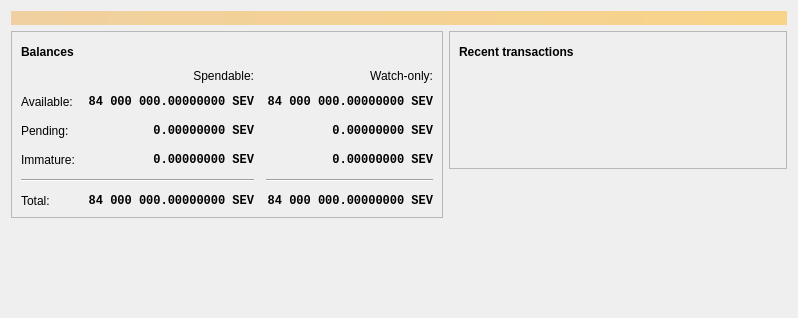
<?xml version="1.0" encoding="UTF-8"?>
<ui version="4.0">
 <class>OverviewPage</class>
 <widget class="QWidget" name="OverviewPage">
  <property name="geometry">
   <rect>
    <x>0</x>
    <y>0</y>
    <width>798</width>
    <height>318</height>
   </rect>
  </property>
  <property name="windowTitle">
   <string>Form</string>
  </property>
  <layout class="QVBoxLayout" name="topLayout">
   <item>
    <widget class="QLabel" name="labelAlerts">
     <property name="visible">
      <bool>false</bool>
     </property>
     <property name="styleSheet">
      <string notr="true">QLabel { background-color: qlineargradient(x1: 0, y1: 0, x2: 1, y2: 0, stop:0 #F0D0A0, stop:1 #F8D488); color:#000000; }</string>
     </property>
     <property name="wordWrap">
      <bool>true</bool>
     </property>
     <property name="margin">
      <number>3</number>
     </property>
     <property name="textInteractionFlags">
      <set>Qt::TextSelectableByMouse</set>
     </property>
    </widget>
   </item>
   <item>
    <layout class="QHBoxLayout" name="horizontalLayout" stretch="1,1">
     <item>
      <layout class="QVBoxLayout" name="verticalLayout_2">
       <item>
        <widget class="QFrame" name="frame">
         <property name="frameShape">
          <enum>QFrame::StyledPanel</enum>
         </property>
         <property name="frameShadow">
          <enum>QFrame::Raised</enum>
         </property>
         <layout class="QVBoxLayout" name="verticalLayout_4">
          <item>
           <layout class="QHBoxLayout" name="horizontalLayout_4">
            <item>
             <widget class="QLabel" name="label_5">
              <property name="font">
               <font>
                <weight>75</weight>
                <bold>true</bold>
               </font>
              </property>
              <property name="text">
               <string>Balances</string>
              </property>
             </widget>
            </item>
            <item>
             <widget class="QPushButton" name="labelWalletStatus">
              <property name="enabled">
               <bool>true</bool>
              </property>
              <property name="maximumSize">
               <size>
                <width>30</width>
                <height>16777215</height>
               </size>
              </property>
              <property name="toolTip">
               <string>The displayed information may be out of date. Your wallet automatically synchronizes with the Sevascan network after a connection is established, but this process has not completed yet.</string>
              </property>
              <property name="text">
               <string/>
              </property>
              <property name="icon">
               <iconset resource="../bitcoin.qrc">
                <normaloff>:/icons/warning</normaloff>
                <disabledoff>:/icons/warning</disabledoff>:/icons/warning</iconset>
              </property>
              <property name="iconSize">
               <size>
                <width>24</width>
                <height>24</height>
               </size>
              </property>
              <property name="flat">
               <bool>true</bool>
              </property>
             </widget>
            </item>
            <item>
             <spacer name="horizontalSpacer_3">
              <property name="orientation">
               <enum>Qt::Horizontal</enum>
              </property>
              <property name="sizeHint" stdset="0">
               <size>
                <width>40</width>
                <height>20</height>
               </size>
              </property>
             </spacer>
            </item>
           </layout>
          </item>
          <item>
           <layout class="QGridLayout" name="gridLayout">
            <property name="spacing">
             <number>12</number>
            </property>
            <item row="2" column="2">
             <widget class="QLabel" name="labelWatchPending">
              <property name="font">
               <font>
                <family>Monospace</family>
                <weight>75</weight>
                <bold>true</bold>
               </font>
              </property>
              <property name="cursor">
               <cursorShape>IBeamCursor</cursorShape>
              </property>
              <property name="toolTip">
               <string>Unconfirmed transactions to watch-only addresses</string>
              </property>
              <property name="text">
               <string notr="true">0.00000000 SEV</string>
              </property>
              <property name="alignment">
               <set>Qt::AlignRight|Qt::AlignTrailing|Qt::AlignVCenter</set>
              </property>
              <property name="textInteractionFlags">
               <set>Qt::LinksAccessibleByMouse|Qt::TextSelectableByKeyboard|Qt::TextSelectableByMouse</set>
              </property>
             </widget>
            </item>
            <item row="2" column="1">
             <widget class="QLabel" name="labelUnconfirmed">
              <property name="font">
               <font>
                <family>Monospace</family>
                <weight>75</weight>
                <bold>true</bold>
               </font>
              </property>
              <property name="cursor">
               <cursorShape>IBeamCursor</cursorShape>
              </property>
              <property name="toolTip">
               <string>Total of transactions that have yet to be confirmed, and do not yet count toward the spendable balance</string>
              </property>
              <property name="text">
               <string notr="true">0.00000000 SEV</string>
              </property>
              <property name="alignment">
               <set>Qt::AlignRight|Qt::AlignTrailing|Qt::AlignVCenter</set>
              </property>
              <property name="textInteractionFlags">
               <set>Qt::LinksAccessibleByMouse|Qt::TextSelectableByKeyboard|Qt::TextSelectableByMouse</set>
              </property>
             </widget>
            </item>
            <item row="3" column="2">
             <widget class="QLabel" name="labelWatchImmature">
              <property name="font">
               <font>
                <family>Monospace</family>
                <weight>75</weight>
                <bold>true</bold>
               </font>
              </property>
              <property name="cursor">
               <cursorShape>IBeamCursor</cursorShape>
              </property>
              <property name="toolTip">
               <string>Mined balance in watch-only addresses that has not yet matured</string>
              </property>
              <property name="text">
               <string notr="true">0.00000000 SEV</string>
              </property>
              <property name="alignment">
               <set>Qt::AlignRight|Qt::AlignTrailing|Qt::AlignVCenter</set>
              </property>
              <property name="textInteractionFlags">
               <set>Qt::LinksAccessibleByMouse|Qt::TextSelectableByKeyboard|Qt::TextSelectableByMouse</set>
              </property>
             </widget>
            </item>
            <item row="4" column="0" colspan="2">
             <widget class="Line" name="line">
              <property name="orientation">
               <enum>Qt::Horizontal</enum>
              </property>
             </widget>
            </item>
            <item row="4" column="2">
             <widget class="Line" name="lineWatchBalance">
              <property name="sizePolicy">
               <sizepolicy hsizetype="Preferred" vsizetype="Fixed">
                <horstretch>0</horstretch>
                <verstretch>0</verstretch>
               </sizepolicy>
              </property>
              <property name="minimumSize">
               <size>
                <width>140</width>
                <height>0</height>
               </size>
              </property>
              <property name="orientation">
               <enum>Qt::Horizontal</enum>
              </property>
             </widget>
            </item>
            <item row="5" column="0">
             <widget class="QLabel" name="labelTotalText">
              <property name="text">
               <string>Total:</string>
              </property>
             </widget>
            </item>
            <item row="3" column="1">
             <widget class="QLabel" name="labelImmature">
              <property name="font">
               <font>
                <family>Monospace</family>
                <weight>75</weight>
                <bold>true</bold>
               </font>
              </property>
              <property name="cursor">
               <cursorShape>IBeamCursor</cursorShape>
              </property>
              <property name="toolTip">
               <string>Mined balance that has not yet matured</string>
              </property>
              <property name="text">
               <string notr="true">0.00000000 SEV</string>
              </property>
              <property name="alignment">
               <set>Qt::AlignRight|Qt::AlignTrailing|Qt::AlignVCenter</set>
              </property>
              <property name="textInteractionFlags">
               <set>Qt::LinksAccessibleByMouse|Qt::TextSelectableByKeyboard|Qt::TextSelectableByMouse</set>
              </property>
             </widget>
            </item>
            <item row="2" column="3">
             <spacer name="horizontalSpacer_2">
              <property name="orientation">
               <enum>Qt::Horizontal</enum>
              </property>
              <property name="sizeHint" stdset="0">
               <size>
                <width>40</width>
                <height>20</height>
               </size>
              </property>
             </spacer>
            </item>
            <item row="3" column="0">
             <widget class="QLabel" name="labelImmatureText">
              <property name="text">
               <string>Immature:</string>
              </property>
             </widget>
            </item>
            <item row="5" column="1">
             <widget class="QLabel" name="labelTotal">
              <property name="font">
               <font>
                <family>Monospace</family>
                <weight>75</weight>
                <bold>true</bold>
               </font>
              </property>
              <property name="cursor">
               <cursorShape>IBeamCursor</cursorShape>
              </property>
              <property name="toolTip">
               <string>Your current total balance</string>
              </property>
              <property name="text">
               <string notr="true">84 000 000.00000000 SEV</string>
              </property>
              <property name="alignment">
               <set>Qt::AlignRight|Qt::AlignTrailing|Qt::AlignVCenter</set>
              </property>
              <property name="textInteractionFlags">
               <set>Qt::LinksAccessibleByMouse|Qt::TextSelectableByKeyboard|Qt::TextSelectableByMouse</set>
              </property>
             </widget>
            </item>
            <item row="5" column="2">
             <widget class="QLabel" name="labelWatchTotal">
              <property name="font">
               <font>
                <family>Monospace</family>
                <weight>75</weight>
                <bold>true</bold>
               </font>
              </property>
              <property name="cursor">
               <cursorShape>IBeamCursor</cursorShape>
              </property>
              <property name="toolTip">
               <string>Current total balance in watch-only addresses</string>
              </property>
              <property name="text">
               <string notr="true">84 000 000.00000000 SEV</string>
              </property>
              <property name="alignment">
               <set>Qt::AlignRight|Qt::AlignTrailing|Qt::AlignVCenter</set>
              </property>
              <property name="textInteractionFlags">
               <set>Qt::LinksAccessibleByMouse|Qt::TextSelectableByKeyboard|Qt::TextSelectableByMouse</set>
              </property>
             </widget>
            </item>
            <item row="0" column="2">
             <widget class="QLabel" name="labelWatchonly">
              <property name="text">
               <string>Watch-only:</string>
              </property>
              <property name="alignment">
               <set>Qt::AlignRight|Qt::AlignTrailing|Qt::AlignVCenter</set>
              </property>
             </widget>
            </item>
            <item row="1" column="0">
             <widget class="QLabel" name="labelBalanceText">
              <property name="text">
               <string>Available:</string>
              </property>
             </widget>
            </item>
            <item row="1" column="1">
             <widget class="QLabel" name="labelBalance">
              <property name="font">
               <font>
                <family>Monospace</family>
                <weight>75</weight>
                <bold>true</bold>
               </font>
              </property>
              <property name="cursor">
               <cursorShape>IBeamCursor</cursorShape>
              </property>
              <property name="toolTip">
               <string>Your current spendable balance</string>
              </property>
              <property name="text">
               <string notr="true">84 000 000.00000000 SEV</string>
              </property>
              <property name="alignment">
               <set>Qt::AlignRight|Qt::AlignTrailing|Qt::AlignVCenter</set>
              </property>
              <property name="textInteractionFlags">
               <set>Qt::LinksAccessibleByMouse|Qt::TextSelectableByKeyboard|Qt::TextSelectableByMouse</set>
              </property>
             </widget>
            </item>
            <item row="1" column="2">
             <widget class="QLabel" name="labelWatchAvailable">
              <property name="font">
               <font>
                <family>Monospace</family>
                <weight>75</weight>
                <bold>true</bold>
               </font>
              </property>
              <property name="cursor">
               <cursorShape>IBeamCursor</cursorShape>
              </property>
              <property name="toolTip">
               <string>Your current balance in watch-only addresses</string>
              </property>
              <property name="text">
               <string notr="true">84 000 000.00000000 SEV</string>
              </property>
              <property name="alignment">
               <set>Qt::AlignRight|Qt::AlignTrailing|Qt::AlignVCenter</set>
              </property>
              <property name="textInteractionFlags">
               <set>Qt::LinksAccessibleByMouse|Qt::TextSelectableByKeyboard|Qt::TextSelectableByMouse</set>
              </property>
             </widget>
            </item>
            <item row="2" column="0">
             <widget class="QLabel" name="labelPendingText">
              <property name="text">
               <string>Pending:</string>
              </property>
             </widget>
            </item>
            <item row="0" column="1">
             <widget class="QLabel" name="labelSpendable">
              <property name="text">
               <string>Spendable:</string>
              </property>
              <property name="alignment">
               <set>Qt::AlignRight|Qt::AlignTrailing|Qt::AlignVCenter</set>
              </property>
             </widget>
            </item>
           </layout>
          </item>
         </layout>
        </widget>
       </item>
       <item>
        <spacer name="verticalSpacer">
         <property name="orientation">
          <enum>Qt::Vertical</enum>
         </property>
         <property name="sizeHint" stdset="0">
          <size>
           <width>20</width>
           <height>40</height>
          </size>
         </property>
        </spacer>
       </item>
      </layout>
     </item>
     <item>
      <layout class="QVBoxLayout" name="verticalLayout_3">
       <item>
        <widget class="QFrame" name="frame_2">
         <property name="frameShape">
          <enum>QFrame::StyledPanel</enum>
         </property>
         <property name="frameShadow">
          <enum>QFrame::Raised</enum>
         </property>
         <layout class="QVBoxLayout" name="verticalLayout">
          <item>
           <layout class="QHBoxLayout" name="horizontalLayout_2">
            <item>
             <widget class="QLabel" name="label_4">
              <property name="font">
               <font>
                <weight>75</weight>
                <bold>true</bold>
               </font>
              </property>
              <property name="text">
               <string>Recent transactions</string>
              </property>
             </widget>
            </item>
            <item>
             <widget class="QPushButton" name="labelTransactionsStatus">
              <property name="enabled">
               <bool>true</bool>
              </property>
              <property name="maximumSize">
               <size>
                <width>30</width>
                <height>16777215</height>
               </size>
              </property>
              <property name="toolTip">
               <string>The displayed information may be out of date. Your wallet automatically synchronizes with the Sevascan network after a connection is established, but this process has not completed yet.</string>
              </property>
              <property name="text">
               <string/>
              </property>
              <property name="icon">
               <iconset resource="../bitcoin.qrc">
                <normaloff>:/icons/warning</normaloff>
                <disabledoff>:/icons/warning</disabledoff>:/icons/warning</iconset>
              </property>
              <property name="iconSize">
               <size>
                <width>24</width>
                <height>24</height>
               </size>
              </property>
              <property name="flat">
               <bool>true</bool>
              </property>
             </widget>
            </item>
            <item>
             <spacer name="horizontalSpacer">
              <property name="orientation">
               <enum>Qt::Horizontal</enum>
              </property>
              <property name="sizeHint" stdset="0">
               <size>
                <width>40</width>
                <height>20</height>
               </size>
              </property>
             </spacer>
            </item>
           </layout>
          </item>
          <item>
           <widget class="TransactionOverviewWidget" name="listTransactions">
            <property name="styleSheet">
             <string notr="true">QListView { background: transparent; }</string>
            </property>
            <property name="frameShape">
             <enum>QFrame::NoFrame</enum>
            </property>
            <property name="verticalScrollBarPolicy">
             <enum>Qt::ScrollBarAlwaysOff</enum>
            </property>
            <property name="horizontalScrollBarPolicy">
             <enum>Qt::ScrollBarAlwaysOff</enum>
            </property>
            <property name="sizeAdjustPolicy">
             <enum>QAbstractScrollArea::AdjustToContents</enum>
            </property>
            <property name="selectionMode">
             <enum>QAbstractItemView::NoSelection</enum>
            </property>
            <property name="uniformItemSizes">
             <bool>true</bool>
            </property>
           </widget>
          </item>
         </layout>
        </widget>
       </item>
       <item>
        <spacer name="verticalSpacer_2">
         <property name="orientation">
          <enum>Qt::Vertical</enum>
         </property>
         <property name="sizeHint" stdset="0">
          <size>
           <width>20</width>
           <height>40</height>
          </size>
         </property>
        </spacer>
       </item>
      </layout>
     </item>
    </layout>
   </item>
  </layout>
 </widget>
 <customwidgets>
  <customwidget>
   <class>TransactionOverviewWidget</class>
   <extends>QListView</extends>
   <header>qt/transactionoverviewwidget.h</header>
  </customwidget>
 </customwidgets>
 <resources/>
 <connections/>
</ui>
